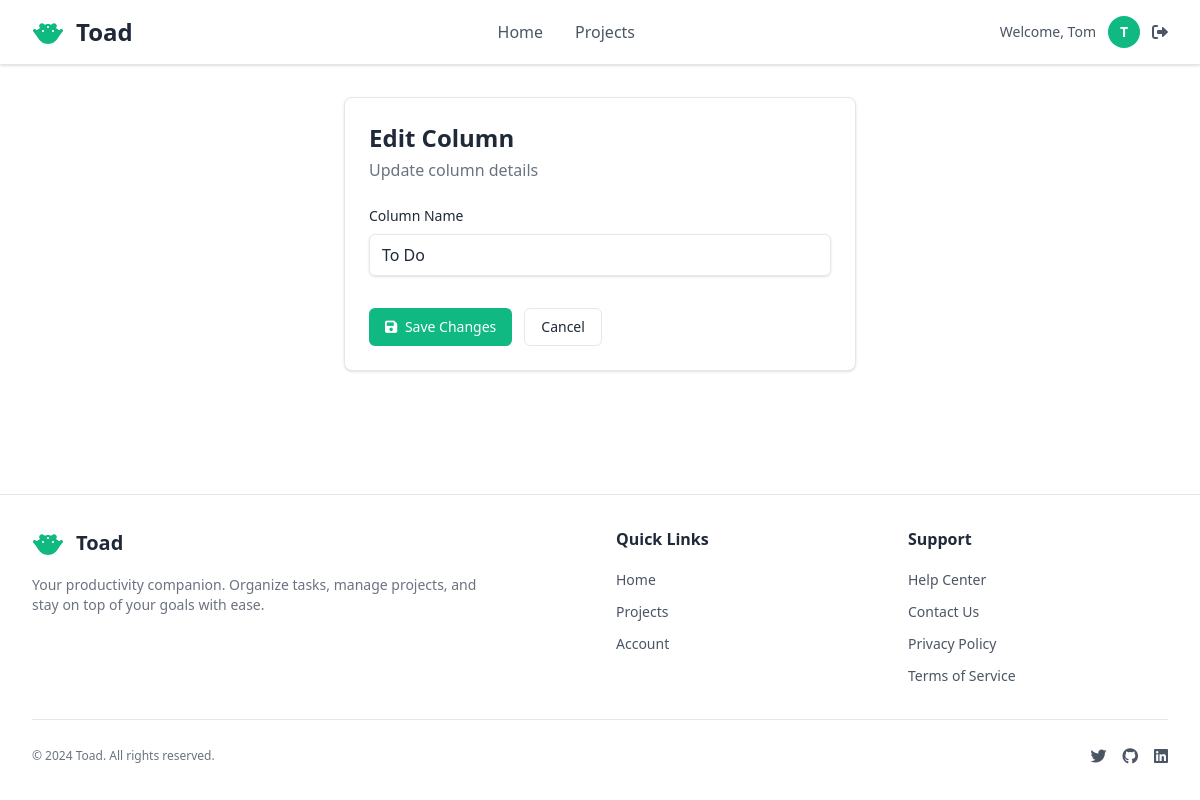
Screenshot of /projects/3/columns/14/edit/ (signed in) with the database file from the repository.
### accounts/models.py (models this page shows, shortened)
class User(AbstractUser):
    username = None  # Remove username field
    email = models.EmailField(unique=True, help_text='Required. Enter a valid email address.')
    first_name = models.CharField(max_length=30, help_text='Required. Enter your first name.')
    USERNAME_FIELD = 'email'
    REQUIRED_FIELDS = ['first_name']  # Fields required when creating superuser (email is already included)
    objects = CustomUserManager()
    def get_short_name(self):
        return self.first_name

### pages/models.py (models this page shows, shortened)
class ColumnHeader(models.Model):
    project = models.ForeignKey(Project, on_delete=models.CASCADE, related_name='column_headers')
    name = models.CharField(max_length=100)
    is_category_column = models.BooleanField(default=False) # To identify the first "Time / Category" like column
    order = models.PositiveIntegerField(default=0) # For maintaining column order
    created_at = models.DateTimeField(auto_now_add=True)
    updated_at = models.DateTimeField(auto_now=True)
    class Meta:
        ordering = ['order', 'created_at']

### pages/views.py (the view)
# urls.py: path('projects/<int:project_pk>/columns/<int:col_pk>/edit/', views.column_edit_view, name='column_edit'),
def column_edit_view(request, project_pk, col_pk):
    project = get_object_or_404(Project, pk=project_pk, user=request.user)
    column = get_object_or_404(ColumnHeader, pk=col_pk, project=project)
    if request.method == 'POST':
        form = ColumnHeaderForm(request.POST, instance=column)
        if form.is_valid():
            form.save()
            messages.success(request, f'Column "{column.name}" updated successfully!')
            return redirect('pages:project_grid', pk=project.pk)
    else:
        form = ColumnHeaderForm(instance=column)
    return render(request, 'pages/grid/column_form.html', {
        'form': form,
        'project': project,
        'column': column,
        'title': 'Edit Column'
    })

### pages/forms.py
class ColumnHeaderForm(forms.ModelForm):
    class Meta:
        model = ColumnHeader
        fields = ['name']
        widgets = {
            'name': forms.TextInput(attrs={
                'class': 'w-full px-3 py-2 border border-[var(--border-color)] rounded-md shadow-sm placeholder-[var(--text-secondary)] focus:outline-none focus:ring-2 focus:ring-[var(--primary-action-bg)] focus:border-[var(--primary-action-bg)] text-[var(--text-primary)]',
                'placeholder': 'Enter column name...',
                'required': True,
            }),
        }

### pages/templates/pages/grid/column_form.html (shortened to what this page needs)
{% extends "pages/layout.html" %}
{% block content %}
<div class="max-w-lg mx-auto">
    <div class="bg-[var(--container-bg)] rounded-lg shadow-sm border border-[var(--border-color)] p-6">
        <div class="mb-6">
            <h2 class="text-2xl font-bold text-[var(--title-text)]">{{ title }}</h2>
            <p class="text-[var(--subtitle-text)] mt-1">
                {% if column %}Update column details{% else %}Add a new column to organize your tasks{% endif %}
            </p>
        </div>
        <form method="post" class="space-y-4">
            <div>
                <label for="id_name" class="block text-sm font-medium text-[var(--text-primary)] mb-2">
                    Column Name
                </label>
                {{ form.name }}
            </div>
            <div class="flex space-x-3 pt-4">
                <button type="submit"
                        class="bg-[var(--primary-action-bg)] hover:bg-[var(--primary-action-hover-bg)] text-[var(--primary-action-text)] px-4 py-2 rounded-md text-sm font-medium transition-colors">
                    <i class="fas fa-save mr-1"></i>
                    {% if column %}Save Changes{% else %}Create Column{% endif %}
                </button>
                <a href="{% url 'pages:project_grid' pk=project.pk %}"
                   class="bg-[var(--container-bg)] hover:bg-[var(--grid-header-bg)] text-[var(--text-primary)] border border-[var(--border-color)] px-4 py-2 rounded-md text-sm font-medium transition-colors">
                    Cancel
                </a>
            </div>
        </form>
    </div>
</div>
{% endblock %}

### pages/templates/pages/layout.html (shortened to what this page needs)
<!DOCTYPE html>
{% load static %}
<html lang="en">
<head>
    <link href="https://cdnjs.cloudflare.com/ajax/libs/font-awesome/6.0.0/css/all.min.css" rel="stylesheet">
    <link rel="stylesheet" href="{% static 'css/master.css' %}">
</head>
<body class="bg-[var(--main-bg)] min-h-screen flex flex-col">
    <nav class="bg-[var(--container-bg)] shadow-sm border-b border-[var(--border-color)]">
        <div class="max-w-7xl mx-auto px-4 sm:px-6 lg:px-8">
            <div class="flex justify-between items-center h-16">
                <div class="flex items-center space-x-3">
                    <h1 class="text-2xl font-bold text-[var(--title-text)]">Toad</h1>
                </div>
                <div class="hidden md:flex items-center space-x-8">
                    <a href="{% url 'pages:home' %}" class="text-[var(--text-secondary)] hover:text-[var(--title-text)] transition-colors duration-200 font-medium">
                        Home
                    </a>
                    {% if user.is_authenticated %}
                    <a href="{% url 'pages:project_list' %}" class="text-[var(--text-secondary)] hover:text-[var(--title-text)] transition-colors duration-200 font-medium">
                        Projects
                    </a>
                    {% endif %}
                </div>
                <div class="flex items-center space-x-4">
                    {% if user.is_authenticated %}
                        <div class="flex items-center space-x-3">
                            <span class="text-[var(--text-secondary)] text-sm">Welcome, {{ user.get_short_name }}</span>
                            <div class="w-8 h-8 bg-[var(--primary-action-bg)] rounded-full flex items-center justify-center">
                                <span class="text-[var(--primary-action-text)] text-sm font-semibold">
                                    {{ user.first_name|first|upper }}
                                </span>
                            </div>
                            <a href="{% url 'accounts:logout' %}" class="text-[var(--text-secondary)] hover:text-[var(--title-text)] transition-colors duration-200">
                                <i class="fas fa-sign-out-alt"></i>
                            </a>
                        </div>
                    {% else %}
                        <a href="{% url 'accounts:login' %}" class="bg-[var(--primary-action-bg)] hover:bg-[var(--primary-action-hover-bg)] text-[var(--primary-action-text)] px-4 py-2 rounded-md text-sm font-medium transition-colors duration-200">
                            Sign In
                        </a>
                    {% endif %}
                </div>
            </div>
        </div>
    </nav>
    <main class="flex-1">
        <div id="app" class="min-h-full p-4 sm:p-6 md:p-8">
            <div class="max-w-full mx-auto">
                {% block content %}
                {% endblock %}
            </div>
        </div>
    </main>
    <footer class="bg-[var(--container-bg)] border-t border-[var(--border-color)] mt-auto">
        <div class="max-w-7xl mx-auto px-4 sm:px-6 lg:px-8 py-8">
            <div class="grid grid-cols-1 md:grid-cols-4 gap-8">
                <div class="col-span-1 md:col-span-2">
                    <div class="flex items-center space-x-3 mb-4">
                        <h2 class="text-xl font-bold text-[var(--title-text)]">Toad</h2>
                    </div>
                    <p class="text-[var(--subtitle-text)] text-sm max-w-md">
                        Your productivity companion. Organize tasks, manage projects, and stay on top of your goals with ease.
                    </p>
                </div>
                <div>
                    <h3 class="text-[var(--title-text)] font-semibold mb-4">Quick Links</h3>
                    <ul class="space-y-2">
                        <li><a href="{% url 'pages:home' %}" class="text-[var(--text-secondary)] hover:text-[var(--primary-action-bg)] transition-colors duration-200 text-sm">Home</a></li>
                        {% if user.is_authenticated %}
                        <li><a href="{% url 'pages:project_list' %}" class="text-[var(--text-secondary)] hover:text-[var(--primary-action-bg)] transition-colors duration-200 text-sm">Projects</a></li>
                        {% endif %}
                        <li><a href="{% url 'accounts:login' %}" class="text-[var(--text-secondary)] hover:text-[var(--primary-action-bg)] transition-colors duration-200 text-sm">{% if user.is_authenticated %}Account{% else %}Sign In{% endif %}</a></li>
                    </ul>
                </div>
                <div>
                    <h3 class="text-[var(--title-text)] font-semibold mb-4">Support</h3>
                    <ul class="space-y-2">
                        <li><a href="#" class="text-[var(--text-secondary)] hover:text-[var(--primary-action-bg)] transition-colors duration-200 text-sm">Help Center</a></li>
                        <li><a href="#" class="text-[var(--text-secondary)] hover:text-[var(--primary-action-bg)] transition-colors duration-200 text-sm">Contact Us</a></li>
                        <li><a href="#" class="text-[var(--text-secondary)] hover:text-[var(--primary-action-bg)] transition-colors duration-200 text-sm">Privacy Policy</a></li>
                        <li><a href="#" class="text-[var(--text-secondary)] hover:text-[var(--primary-action-bg)] transition-colors duration-200 text-sm">Terms of Service</a></li>
                    </ul>
                </div>
            </div>
            <div class="border-t border-[var(--border-color)] mt-8 pt-6 flex flex-col sm:flex-row justify-between items-center">
                <p class="text-[var(--subtitle-text)] text-xs">
                    &copy; 2024 Toad. All rights reserved.
                </p>
                <div class="flex items-center space-x-4 mt-4 sm:mt-0">
                    <a href="#" class="text-[var(--text-secondary)] hover:text-[var(--primary-action-bg)] transition-colors duration-200">
                        <i class="fab fa-twitter"></i>
                    </a>
                    <a href="#" class="text-[var(--text-secondary)] hover:text-[var(--primary-action-bg)] transition-colors duration-200">
                        <i class="fab fa-github"></i>
                    </a>
                    <a href="#" class="text-[var(--text-secondary)] hover:text-[var(--primary-action-bg)] transition-colors duration-200">
                        <i class="fab fa-linkedin"></i>
                    </a>
                </div>
            </div>
        </div>
    </footer>
</body>
</html>

### rows the page displays
User: get_short_name "Tom", first_name|first "T"
ColumnHeader: name "To Do"

### other values shown
{{ title }} "Edit Column"
